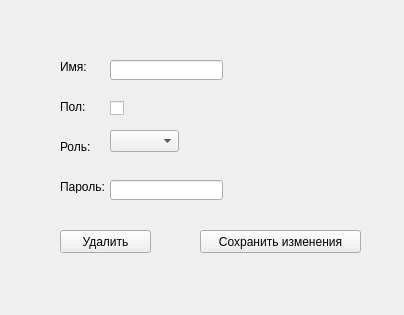
<?xml version="1.0" encoding="UTF-8"?>
<ui version="4.0">
 <class>MainWindow</class>
 <widget class="QMainWindow" name="MainWindow">
  <property name="geometry">
   <rect>
    <x>0</x>
    <y>0</y>
    <width>404</width>
    <height>315</height>
   </rect>
  </property>
  <property name="windowTitle">
   <string>Редактирование пользователя</string>
  </property>
  <widget class="QWidget" name="centralwidget">
   <widget class="QLabel" name="label">
    <property name="geometry">
     <rect>
      <x>60</x>
      <y>60</y>
      <width>47</width>
      <height>13</height>
     </rect>
    </property>
    <property name="text">
     <string>Имя:</string>
    </property>
   </widget>
   <widget class="QLabel" name="label_2">
    <property name="geometry">
     <rect>
      <x>60</x>
      <y>100</y>
      <width>47</width>
      <height>13</height>
     </rect>
    </property>
    <property name="text">
     <string>Пол:</string>
    </property>
   </widget>
   <widget class="QLabel" name="label_3">
    <property name="geometry">
     <rect>
      <x>60</x>
      <y>140</y>
      <width>47</width>
      <height>13</height>
     </rect>
    </property>
    <property name="text">
     <string>Роль:</string>
    </property>
   </widget>
   <widget class="QLabel" name="label_4">
    <property name="geometry">
     <rect>
      <x>60</x>
      <y>180</y>
      <width>47</width>
      <height>13</height>
     </rect>
    </property>
    <property name="text">
     <string>Пароль:</string>
    </property>
   </widget>
   <widget class="QLineEdit" name="nameField">
    <property name="geometry">
     <rect>
      <x>110</x>
      <y>60</y>
      <width>113</width>
      <height>20</height>
     </rect>
    </property>
   </widget>
   <widget class="QLineEdit" name="passwordField">
    <property name="geometry">
     <rect>
      <x>110</x>
      <y>180</y>
      <width>113</width>
      <height>20</height>
     </rect>
    </property>
   </widget>
   <widget class="QCheckBox" name="sexCheckBox">
    <property name="geometry">
     <rect>
      <x>110</x>
      <y>100</y>
      <width>70</width>
      <height>17</height>
     </rect>
    </property>
    <property name="text">
     <string/>
    </property>
   </widget>
   <widget class="QPushButton" name="saveButton">
    <property name="geometry">
     <rect>
      <x>200</x>
      <y>230</y>
      <width>161</width>
      <height>23</height>
     </rect>
    </property>
    <property name="text">
     <string>Сохранить изменения</string>
    </property>
   </widget>
   <widget class="QPushButton" name="removeButton">
    <property name="geometry">
     <rect>
      <x>60</x>
      <y>230</y>
      <width>91</width>
      <height>23</height>
     </rect>
    </property>
    <property name="text">
     <string>Удалить</string>
    </property>
   </widget>
   <widget class="QComboBox" name="rolesComboBox">
    <property name="geometry">
     <rect>
      <x>110</x>
      <y>130</y>
      <width>69</width>
      <height>22</height>
     </rect>
    </property>
   </widget>
  </widget>
 </widget>
 <resources/>
 <connections/>
</ui>
